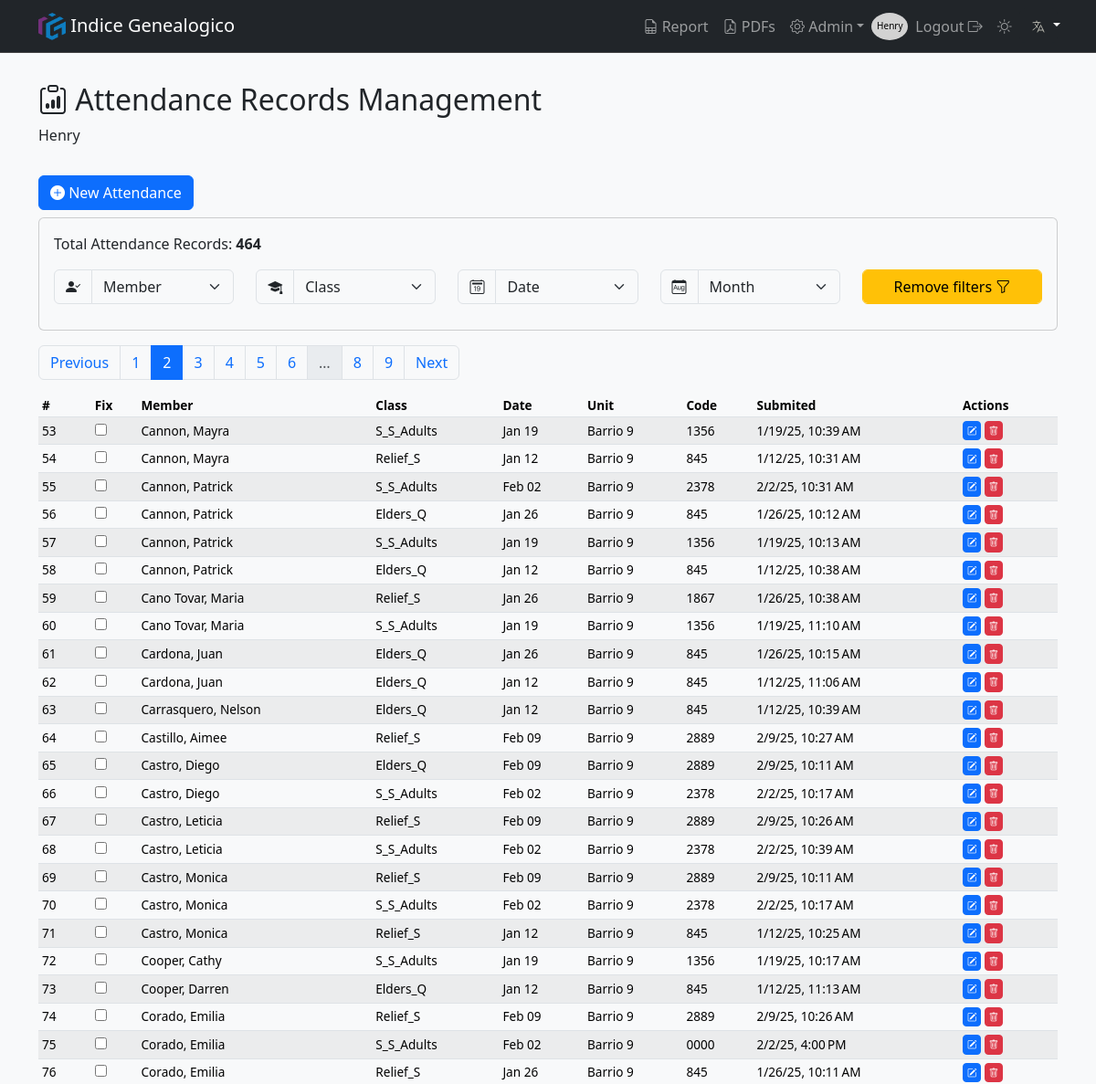
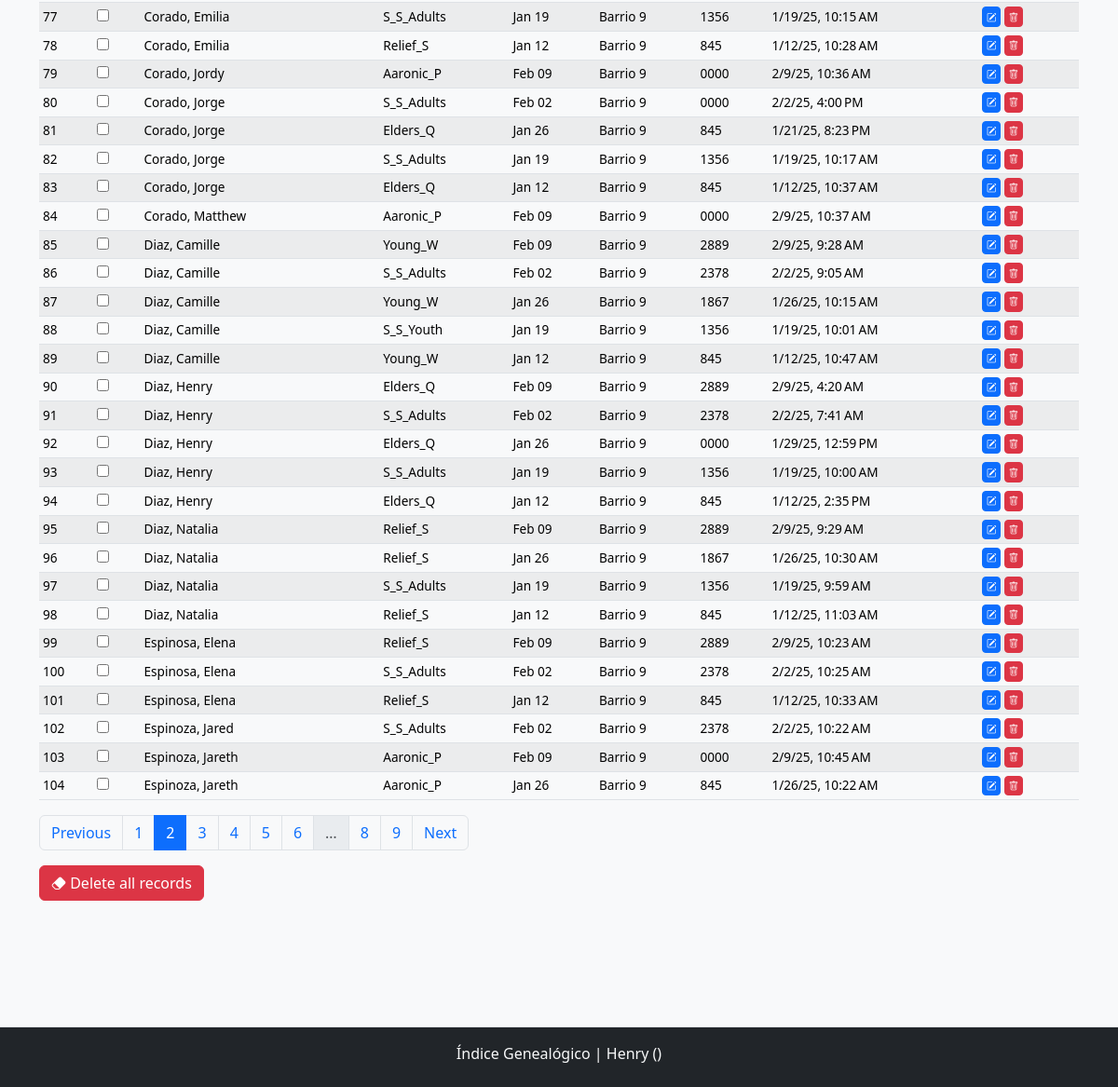
The app's page /attendance/list?page=2&per_page=52 (signed in), older data (2 pictures, top to bottom).
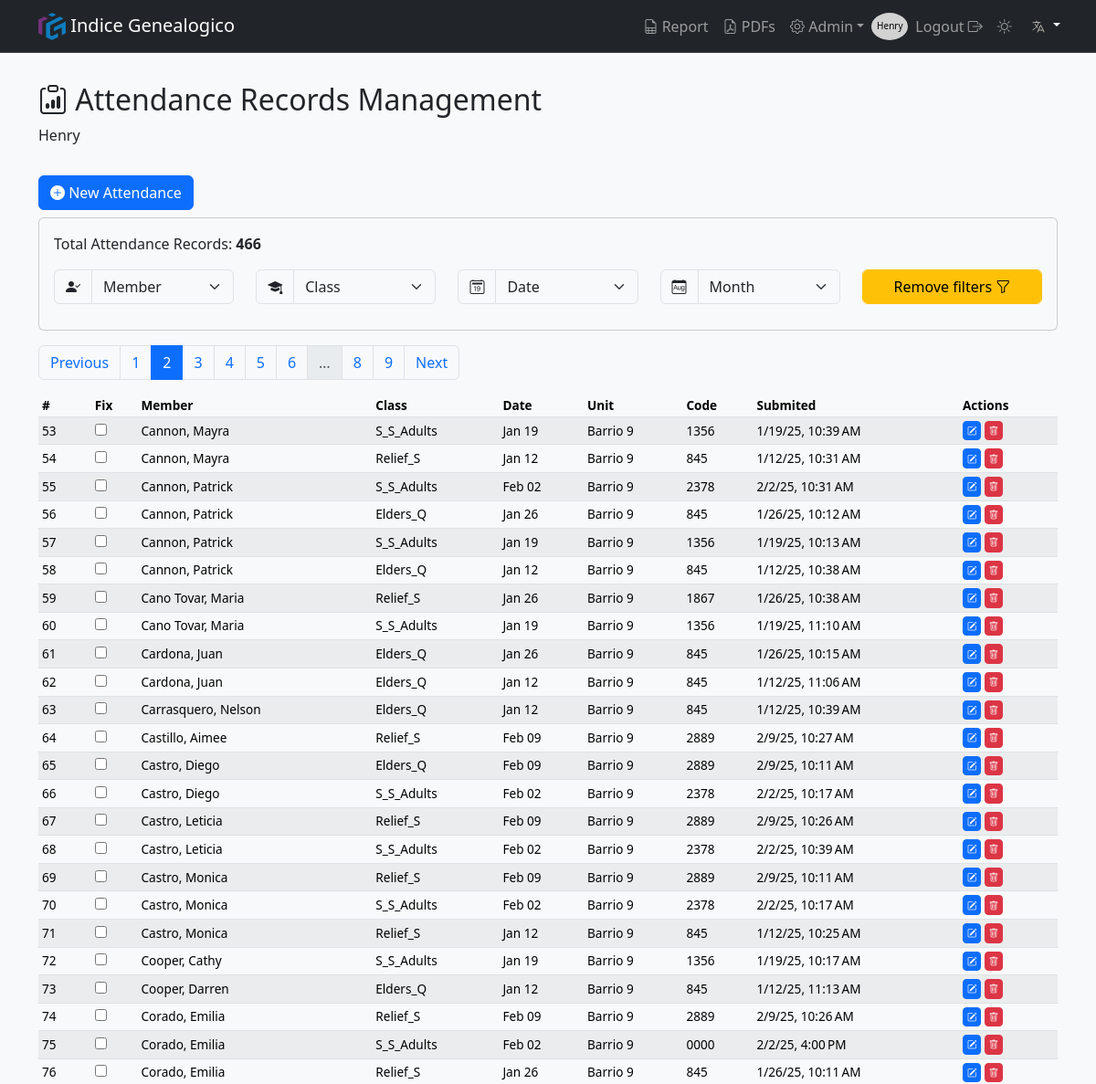
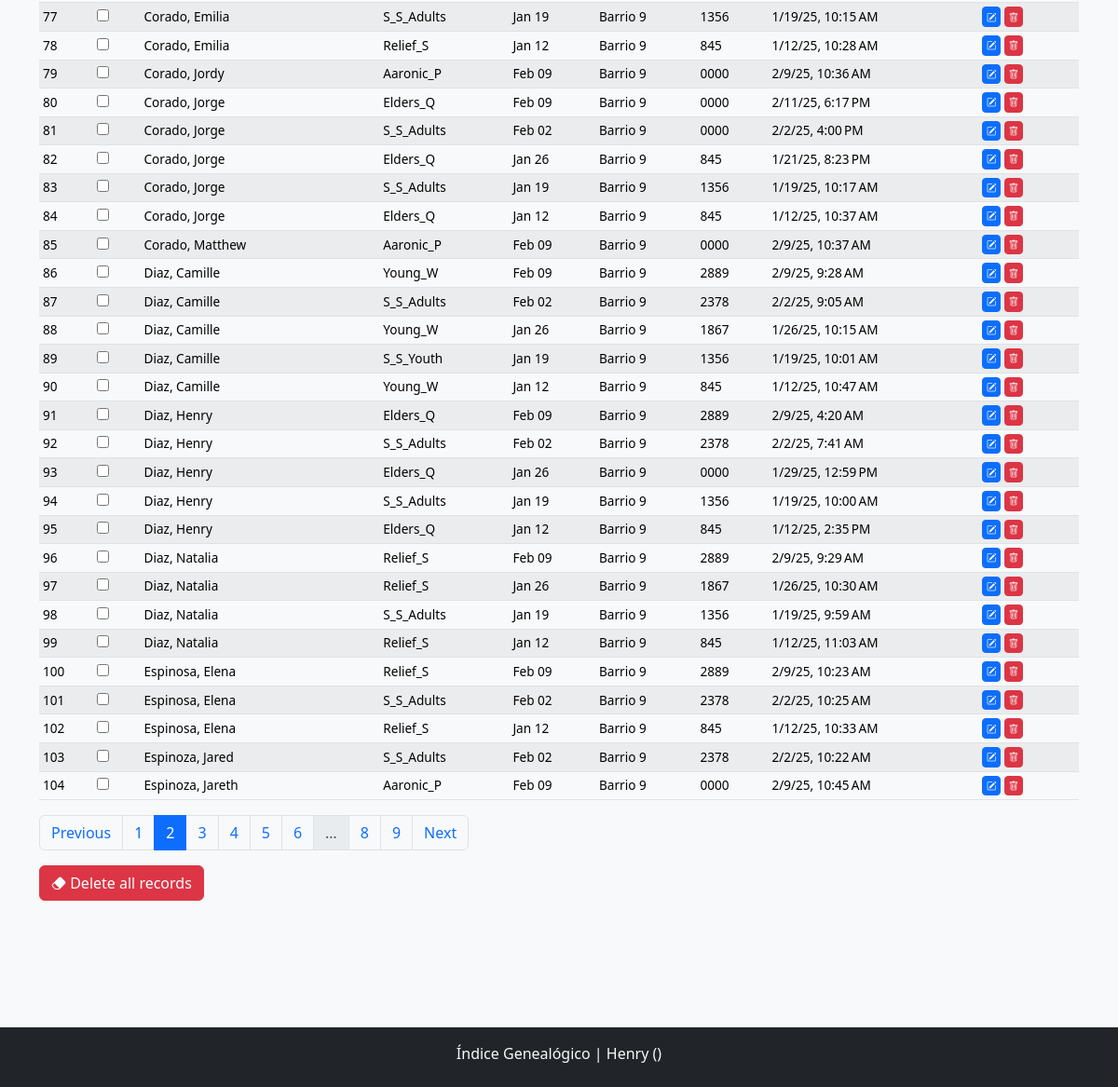
The same page, newer data (2 pictures, top to bottom).
### models.py (models this page shows, shortened)
class Attendance(db.Model):
    __tablename__ = 'attendance'
    id                  = db.Column(db.Integer, primary_key=True)
    student_name        = db.Column(db.String(50), nullable=False)
    class_id            = db.Column(db.Integer, db.ForeignKey('classes.id'), nullable=False)
    class_code          = db.Column(db.String(5), nullable=True)
    sunday_date         = db.Column(db.Date, nullable=False)
    sunday_code         = db.Column(db.String(10), nullable=True)
    submit_date         = db.Column(db.DateTime, default=lambda: datetime.now(Config.MOUNTAIN_TZ), nullable=False)
    meeting_center_id   = db.Column(db.Integer, db.ForeignKey('meeting_center.id'), nullable=False)
    fix_name            = db.Column(db.Boolean, default=False) # Nuevo campo para definir si student_name necesita cambiar
    __table_args__ = (db.UniqueConstraint('student_name', 'sunday_date', 'meeting_center_id', 'class_id', name='unique_attendance'),)

class Classes(db.Model):
    __tablename__     = 'classes'
    id                = db.Column(db.Integer, primary_key=True)
    class_name        = db.Column(db.String(50), nullable=False)
    short_name        = db.Column(db.String(20), nullable=False)
    class_code        = db.Column(db.String(10), nullable=False)
    class_type        = db.Column(db.String(10), nullable=False, default='Extra')
    schedule          = db.Column(db.String(10), nullable=True)
    is_active         = db.Column(db.Boolean, nullable=False, default=True)
    class_color       = db.Column(db.String(7), nullable=True, default="#000000")
    meeting_center_id = db.Column(db.Integer, db.ForeignKey('meeting_center.id'), nullable=False)
    attendances       = db.relationship('Attendance', backref=db.backref('classes', lazy=True), cascade="all, delete-orphan")
    __table_args__    = (
        UniqueConstraint('class_code', 'meeting_center_id', name='uq_class_code_meeting_center'),
        UniqueConstraint('class_name', 'meeting_center_id', name='uq_class_name_meeting_center'),
        UniqueConstraint('short_name', 'meeting_center_id', name='uq_short_name_meeting_center'),
    )
    def delete(self):
        if self.attendances:
            raise ValueError(_('Cannot delete a class with registered attendance.'))
        db.session.delete(self)

class MeetingCenter(db.Model):
    __tablename__ = 'meeting_center'
    id                 = db.Column(db.Integer, primary_key=True)
    unit_number        = db.Column(db.Integer, unique=True, nullable=False)
    name               = db.Column(db.String(50), nullable=False)
    short_name         = db.Column(db.String(20), nullable=False)
    city               = db.Column(db.String(50), nullable=True)
    start_time         = db.Column(db.Time, nullable=True)
    end_time           = db.Column(db.Time, nullable=True)
    is_restricted      = db.Column(db.Boolean, default=False)
    grace_period_hours = db.Column(db.Integer, nullable=True, default=0)
    attendances        = db.relationship('Attendance', backref=db.backref('meeting_center', lazy=True), cascade="all, delete-orphan")
    users              = db.relationship('User',       backref=db.backref('meeting_center', lazy=True), cascade="all, delete-orphan")
    classes            = db.relationship('Classes',    backref=db.backref('meeting_center', lazy=True), cascade="all, delete-orphan")
    def delete(self):
        if self.attendances:
            raise ValueError(_('Cannot delete a church unit with registered attendance.'))
        db.session.delete(self)

### routes.py (the view)
@bp.route('/attendance/list', methods=['GET', 'POST'])
@login_required
def attendances():
    role              = session.get('role')
    months_abr        = get_months()
    meeting_center_id = get_meeting_center_id()
    corrected_names   = [
        correction.correct_name
        for correction in NameCorrections.query.filter_by(meeting_center_id=meeting_center_id).all()
    ]
    if meeting_center_id == 'all':
        classes = db.session.query(db.func.min(Classes.id).label("id"),Classes.short_name).join(Attendance, Attendance.class_id == Classes.id).group_by(Classes.short_name).all()
        students = db.session.query(Attendance.student_name.distinct()).all()
        sundays  = db.session.query(Attendance.sunday_date.distinct()).order_by(Attendance.sunday_date.desc()).all()
    else:
        classes  = db.session.query(Classes.id, Classes.short_name).join(Attendance, Attendance.class_id == Classes.id).distinct().filter(Classes.meeting_center_id == meeting_center_id).all()
        students = db.session.query(Attendance.student_name.distinct()).filter(Attendance.meeting_center_id == meeting_center_id).all()
        sundays  = db.session.query(Attendance.sunday_date.distinct()).filter(Attendance.meeting_center_id == meeting_center_id).order_by(Attendance.sunday_date.desc()).all()
    sundays_formatted = [
        {"date": sunday[0], "formatted": format_date(sunday[0], format='MMM dd')}  # 'MMM dd' para "Mes día"
        for sunday in sundays
    ]
    class_name    = request.args.get('class_name')
    student_name  = request.args.get('student_name')
    sunday_date   = request.args.get('sunday_date')
    page          = request.args.get('page', 1, type=int)
    per_page      = request.args.get('per_page', 52, type=int)
    query = db.session.query(
        Attendance.id,
        Attendance.student_name,
        Classes.short_name.label('class_short_name'),
        Attendance.class_code,
        Attendance.sunday_date,
        Attendance.submit_date,
        Attendance.sunday_code,
        Attendance.meeting_center_id,
        MeetingCenter.short_name.label('meeting_short_name')
    ).join(
        Classes,
        (Attendance.class_code == Classes.class_code) & (Attendance.meeting_center_id == Classes.meeting_center_id)
    ).join(
        MeetingCenter,
        Attendance.meeting_center_id == MeetingCenter.id
    )
    sundays = db.session.query(Attendance.sunday_date.distinct()) \
    .filter(Attendance.meeting_center_id == session.get('meeting_center_id')).all()
    years = db.session.query(func.strftime('%Y', Attendance.sunday_date).label('year')) \
    .filter(Attendance.meeting_center_id == session.get('meeting_center_id')).distinct().all()
    months = db.session.query(func.strftime('%m', Attendance.sunday_date).label('month')) \
    .filter(Attendance.meeting_center_id == session.get('meeting_center_id')).distinct().all()
    if role == 'Admin' or role == 'User':
        query = query.filter(Attendance.meeting_center_id == meeting_center_id)
    elif role == 'Owner':
        pass
    if class_name:
        query = query.filter(Classes.short_name.ilike(f'%{class_name}%'))
    if student_name:
        query = query.filter(Attendance.student_name.ilike(f'%{student_name}%'))
    if sunday_date:
        try:
            date_filter = datetime.strptime(sunday_date, '%Y-%m-%d').date()
            query = query.filter(Attendance.sunday_date == date_filter)
        except ValueError:
            pass
    selected_year = request.args.get('year')
    if selected_year:
        query = query.filter(func.strftime('%Y', Attendance.sunday_date) == selected_year)
    selected_month = request.args.get('month')
    if selected_month:
        query = query.filter(func.strftime('%m', Attendance.sunday_date) == selected_month.zfill(2))
    if meeting_center_id == 'all':
        attendances = query.order_by(asc(Attendance.student_name), desc(Attendance.sunday_date), Attendance.class_id).paginate(page=page, per_page=per_page, error_out=False)
    else:
        attendances = query.order_by(asc(Attendance.student_name), desc(Attendance.sunday_date), Attendance.class_id) \
            .filter(Attendance.meeting_center_id == session.get('meeting_center_id')).paginate(page=page, per_page=per_page, error_out=False)
    attendances_formatted = [
        {
            **attendance._asdict(),  # Convertir el objeto SQLAlchemy a un diccionario
            "sunday_date_formatted": format_date(attendance.sunday_date, format='MMM dd')  # Formatear la fecha
        }
        for attendance in attendances.items
    ]
    total_registros = attendances.total
    has_records = total_registros > 0
    if request.headers.get('X-Requested-With') == 'XMLHttpRequest':
        return jsonify({
            'attendances': attendances_formatted,
            'pagination' : {
                'page'    : attendances.page,
                'per_page': attendances.per_page,
                'total'   : attendances.total,
                'pages'   : attendances.pages,
                'has_next': attendances.has_next,
                'has_prev': attendances.has_prev,
                'next_num': attendances.next_num,
                'prev_num': attendances.prev_num
            }
        })
    else:
        return render_template(
            'attendance_list.html',
            attendances=attendances_formatted,
            has_records=has_records,
            classes=classes,
            students=students,
            sundays=sundays_formatted,
            months=months,
            years=years,
            total_registros=total_registros,
            months_abr=months_abr,
            corrected_names=corrected_names,
            pagination=attendances
        )

### app.py (called while the page is built)
def get_locale():
    lang = request.args.get('lang')
    if lang and lang in Config.LANGUAGES:
        session['lang'] = lang  # Guarda el idioma en la sesión
        return lang
    if 'lang' in session and session['lang'] in Config.LANGUAGES:
        return session['lang']
    return request.accept_languages.best_match(Config.LANGUAGES)

def create_app():
    app = Flask(__name__)
    app.config.from_object(Config)
    db.init_app(app)
    Migrate(app, db)
    babel = Babel(app, locale_selector=get_locale)
    app.register_blueprint(routes_blueprint)
    @app.context_processor
    def inject_utilities():
        return {
            'get_locale': get_locale,
            'format_datetime': format_datetime,  # Asegura que esté disponible en las plantillas
        }
    return app

### routes.py (called while the page is built)
@bp.before_request
def load_user():
    user_id = session.get('user_id')
    if user_id:
        g.user = User.query.get(user_id)  # Asumiendo que tienes un modelo `User`
    else:
        g.user = None

### templates/attendance_list.html (shortened to what the changed rows need)
{% extends "layout.html" %}
{% block pageTitle %}<i class="bi bi-clipboard-data"></i> {{ _('Attendance Records Management') }}{% endblock %}
{% block content %}
<div class="blog-post">
  <div class="mb-5">
    <form id="filterForm" method="GET" action="/attendance/list" class="card mb-3 p-3">
      <p>{{ _('Total Attendance Records') }}: <b>{{ total_registros }} </b></p>
    </form>
    <form method="POST" action="/attendance/list" class="pb-2">
      <nav aria-label="Page navigation">
        <ul class="pagination">
          {% for page_num in pagination.iter_pages() %}
          {% if page_num %}
          <li class="page-item {% if page_num == pagination.page %}active{% endif %}">
            <a class="page-link"
              href="{{ url_for('routes.attendances', page=page_num, per_page=pagination.per_page, class_name=request.args.get('class_name'), student_name=request.args.get('student_name'), sunday_date=request.args.get('sunday_date')) }}">{{
              page_num }}</a>
          </li>
          {% else %}
          <li class="page-item disabled"><span class="page-link">…</span></li>
          {% endif %}
          {% endfor %}
        </ul>
      </nav>
      {% include 'partials/attendance_list_table.html' %}
      <nav aria-label="Page navigation">
        <ul class="pagination">
          {% for page_num in pagination.iter_pages() %}
          {% if page_num %}
          <li class="page-item {% if page_num == pagination.page %}active{% endif %}">
            <a class="page-link"
              href="{{ url_for('routes.attendances', page=page_num, per_page=pagination.per_page, class_name=request.args.get('class_name'), student_name=request.args.get('student_name'), sunday_date=request.args.get('sunday_date')) }}">{{
              page_num }}</a>
          </li>
          {% else %}
          <li class="page-item disabled"><span class="page-link">…</span></li>
          {% endif %}
          {% endfor %}
        </ul>
      </nav>
    </form>
    {% endblock %}

### templates/partials/attendance_list_table.html
<table class="table table-striped table-sm" id="attendancesTbl">
  <thead class="thead-dark">
    <tr>
      <th scope="col">#</th>
      <th scope="col">{{ _('Fix') }}</th>
      <th scope="col">{{ _('Member') }}</th>
      <th scope="col">{{ _('Class') }}</th>
      <th scope="col">{{ _('Date') }}</th>
      {% if session['role'] == 'Owner' %}
      <th scope="col">{{ _('Unit') }}</th>
      <th scope="col">{{ _('Code') }}</th>
      {% endif %}
      {% if session['role'] == 'Admin' or session['role'] == 'Owner' %}
      <th scope="col" class="d-none d-md-table-cell">{{ _('Submited') }}</th>
      {% endif %}
      {% if session['role'] == 'Owner' or session['role'] == 'Admin' %}
      <th scope="col">{{ _('Actions') }}</th>
      {% endif %}
    </tr>
  </thead>
  <tbody>
    {% for attendance in attendances %}
    <tr>
      <td scope="row">{{ loop.index + ((request.args.get('page', 1)|int) - 1) * (request.args.get('per_page', 10)|int) }}</td>
      <td>
        {% if attendance.student_name in corrected_names %}
          <input type="checkbox" disabled>
        {% else %}
        <input type="checkbox" data-wrong-name="{{ attendance.student_name }}"
               data-meeting-center-id="{{ attendance.meeting_center_id }}"
               onclick="correctName(this)">
        {% endif %}
      </td>
      <td style="text-transform:capitalize">{{attendance.student_name}}</td>
      <td>{{_(attendance.class_short_name)}}</td>
      <td>{{ attendance.sunday_date_formatted }}</td>
      {% if session['role'] == 'Owner' %}
      <td>{{_(attendance.meeting_short_name)}}</td>
      <td>{{_(attendance.sunday_code)}}</td>
      {% endif %}
      {% if session['role'] == 'Admin' or session['role'] == 'Owner' %}
      <td class="d-none d-md-table-cell">{{ format_datetime(attendance.submit_date, format='short') }}</td>
      <td>
        <a type="button" class="btn btn-primary btn-sm"
          href="{{ url_for('routes.update_attendance', id=attendance.id, **request.args.to_dict()) }}"><i
            class="bi bi-pencil-square"></i></a>
        {% endif %}
        {% if session['role'] == 'Owner' %}
        {% if attendance.id %}
          <form id="deleteForm-attendance-{{ attendance.id }}"
                       action="{{ url_for('routes.delete_attendance', id=attendance.id, **request.args.to_dict()) }}"
          method="post" style="display:inline;">
          <button type="button" class="btn btn-danger btn-sm" data-toggle="tooltip" title="{{ _('Delete attendance') }}"
            onclick="confirmDelete('attendance', {{ attendance.id }})">
            <i class="bi bi-trash"></i>
          </button>
        </form>
        {% else %}
        <p>Error: Attendance ID is missing!</p>
      {% endif %}
        {% endif %}
      </td>
    </tr>
    {% endfor %}
  </tbody>
</table>

Row changes from the older to the newer data that the page shows:
no longer on this page (row unchanged): Attendance: student_name "Espinoza, Jareth", sunday_date_formatted "Jan 26", submit_date "1/26/25, 10:22 AM"
added Attendance: student_name "Corado, Jorge", sunday_date_formatted "Feb 09", submit_date "2/11/25, 6:17 PM"
Text that changed along with them:
{{ total_registros }}: "464" → "466"
